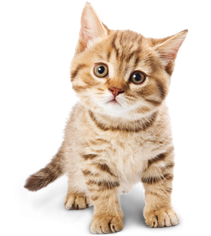
#> input picture baby-cat-1.png, 211 x 236 px, shrunk from 320 x 359 before the run; its folder holds 4 pictures in this run
$ python image-conversion.py
#> lines starting #> are read from the running program, lines starting #| are printed output that depends on the picture
from PIL import Image

import glob

print(glob.glob("*.png"))

for file in glob.glob("*.png"):
    im = Image.open(file)
#> im is the input picture: PIL image 211x236 RGBA; mean R, G, B, A 88.6, 75.5, 63.3, 107.3
    rgb_im = im.convert('RGB')
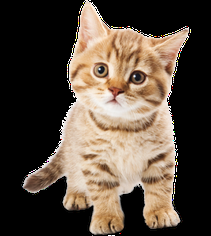
#> rgb_im: PIL image 211x236 RGB; mean R, G, B 88.6, 75.5, 63.3
    rgb_im.save(file.replace('png', 'jpg'), quality=95)
#> pass 2 of the loop `for file in glob.glob("*.png"):`:
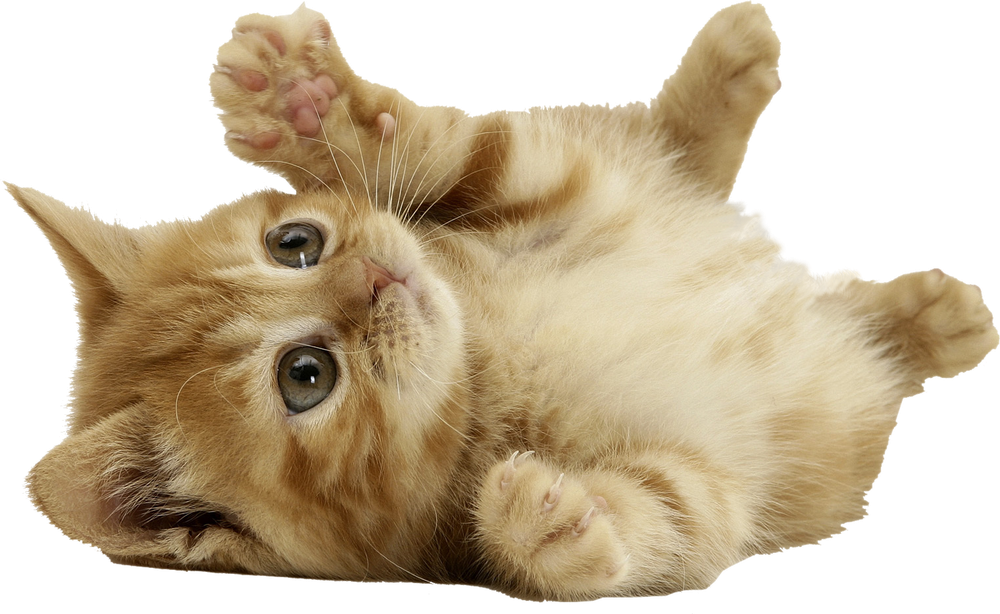
#> input picture baby-cat-2.png, 1000 x 614 px, shrunk from 1520 x 934 before the run
#> im is the input picture: PIL image 1000x614 RGBA; mean R, G, B, A 107.8, 92.6, 68.1, 156.5
#> `rgb_im = im.convert('RGB')`:
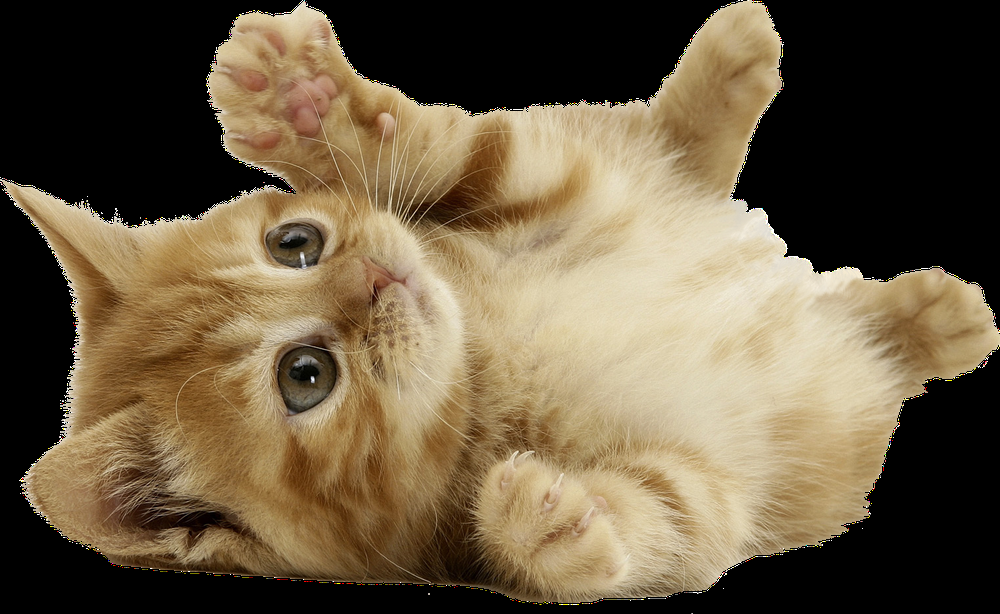
#> rgb_im: PIL image 1000x614 RGB; mean R, G, B 107.8, 92.6, 68.1
